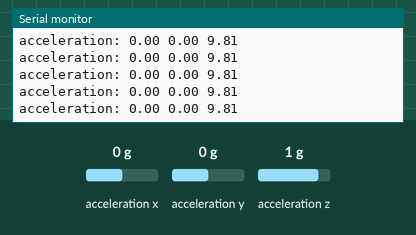
Bench run of a sketch on a simulated Arduino Uno, built with avr-gcc and run on an emulated ATmega328P. Shown: the last lines printed to the serial monitor. The inputs (shaded band) are chosen by the test bench; at power-on: acceleration x 0 g, acceleration y 0 g, acceleration z 1 g.

Above: at 1.2 s.
1.3 s: acceleration x set to -1.4 g
At 1.33 s:
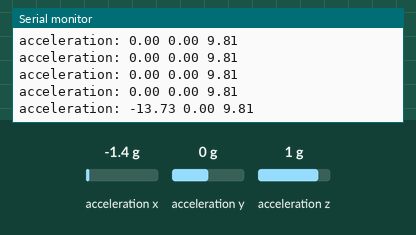
2.8 s: acceleration y set to -1.4 g
At 2.85 s:
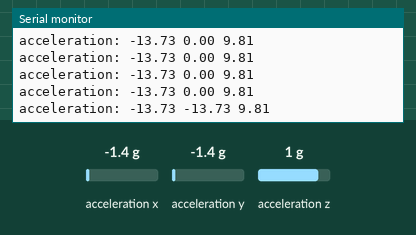
5.8 s: acceleration z set to -1.4 g
At 5.84 s:
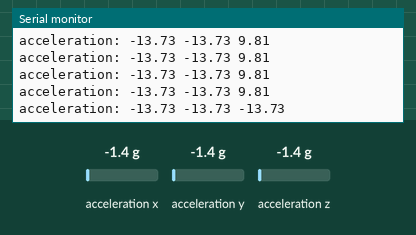
7.3 s: acceleration x set to -0.8 g
At 7.31 s:
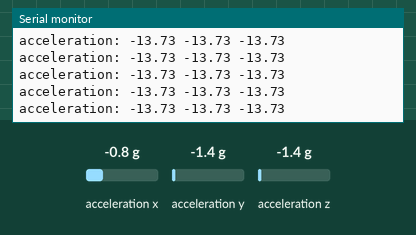
Timing chart, 0 to 10.3 s (numbered marks = the images above; inputs shaded):
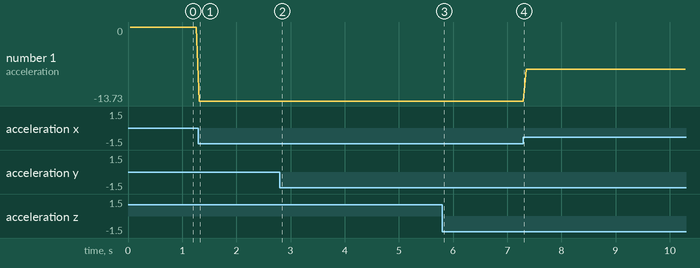

The sketch:

serial_accelerometer_LIS3DH.ino
```cpp
// This example for I2C pins on Teensy LC for serial connection with Pure Data

// install Adafruit LIS3DH library (Tools > Manage Libraries)
// install Adafruit Sensor library (Tools > Manage Libraries)
// sensor reference at https://learn.adafruit.com/adafruit-lis3dh-triple-axis-accelerometer-breakout/overview
// connect:
// Vin to 3v on Teensy
// Ground to ground on Teensy
// SDA to pin #6 on Teensy
// SCL to pin #7 on Teensy


#include <Wire.h>
#include <Adafruit_LIS3DH.h>
#include <Adafruit_Sensor.h>

Adafruit_LIS3DH lis = Adafruit_LIS3DH();

void setup(void) {
  Serial.begin(9600);
  Serial.println("LIS3DH test!");

  if (! lis.begin(0x18)) {
    Serial.println("Couldnt start");
    while (1) yield();
  }
  Serial.println("LIS3DH found!");

  lis.setRange(LIS3DH_RANGE_4_G);   // 2, 4, 8 or 16 G!

  Serial.print("Range = ");
  Serial.print(2 << lis.getRange());
  Serial.println("G");
}

void loop() {
//  Serial.print("raw: ");
//  lis.read();      // get X Y and Z data at once
//  // Then print out the raw data
//  Serial.print(lis.x);
//  Serial.print(" ");
//  Serial.print(lis.y);
//  Serial.print(" ");
//  Serial.print(lis.z);
//  Serial.print(" ");

 Serial.print("acceleration: ");

  /* get a new sensor event, normalized */
  sensors_event_t event;
  lis.getEvent(&event);

  /* Display the results (acceleration is measured in m/s^2) */

  Serial.print(event.acceleration.x);
  Serial.print(" ");
  Serial.print(event.acceleration.y);
  Serial.print(" ");
  Serial.print(event.acceleration.z);
  Serial.print(" ");
  Serial.println();
  delay(50);
}
```

Measured:
- after the input at 1.3 s, the serial monitor: prints a new line at once (image 1)
- after the input at 2.8 s, the serial monitor: prints a new line at once (image 2)
- after the input at 5.8 s, the serial monitor: prints a new line at once (image 3)
- plotted number 1: 0 → -13.73 after the input at 1.3 s, -13.73 → -7.85 after the input at 7.3 s
